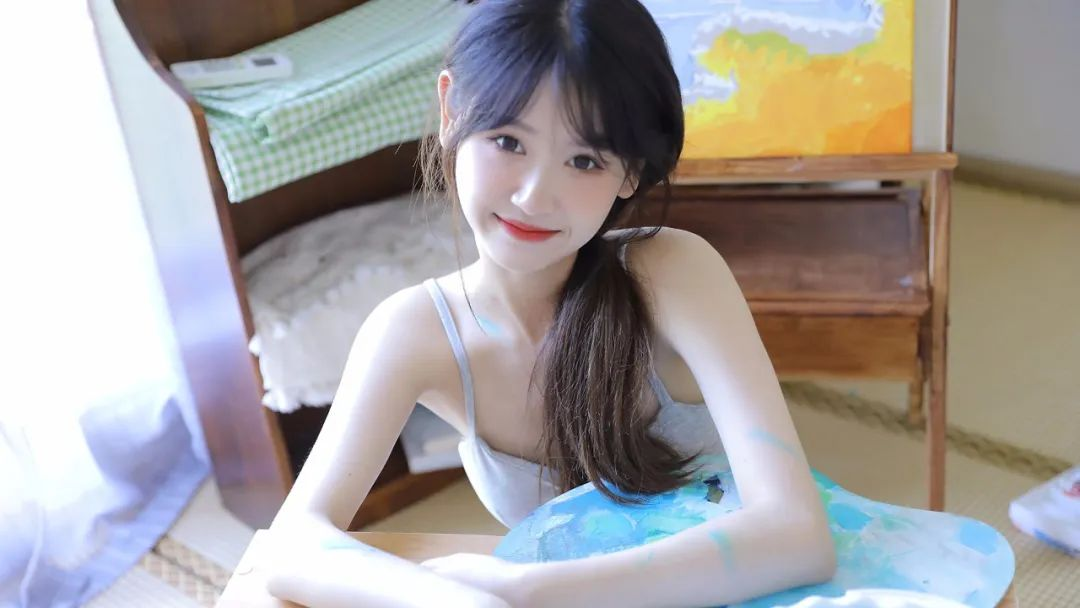
#> input picture OpenCV/10000.jpg, 1080 x 608 px
$ python 'Sobel算子.py'
#> lines starting #> are read from the running program, lines starting #| are printed output that depends on the picture
import cv2

image = cv2.imread('../10000.jpg')
#> image is the input picture: shape (608, 1080, 3); mean B, G, R 159.3, 160.5, 164.5

image_gray = cv2.cvtColor(image, cv2.COLOR_BGR2GRAY)
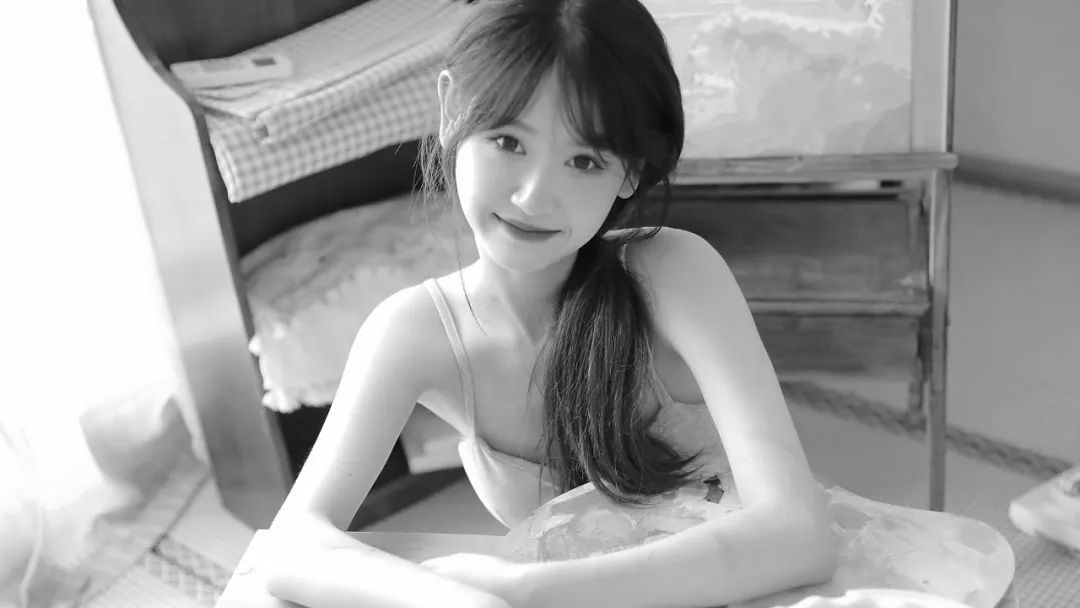
#> image_gray: shape (608, 1080); min 2, max 255, mean 161.6

image_sobel = cv2.Sobel(image_gray, -1, 0, 1)
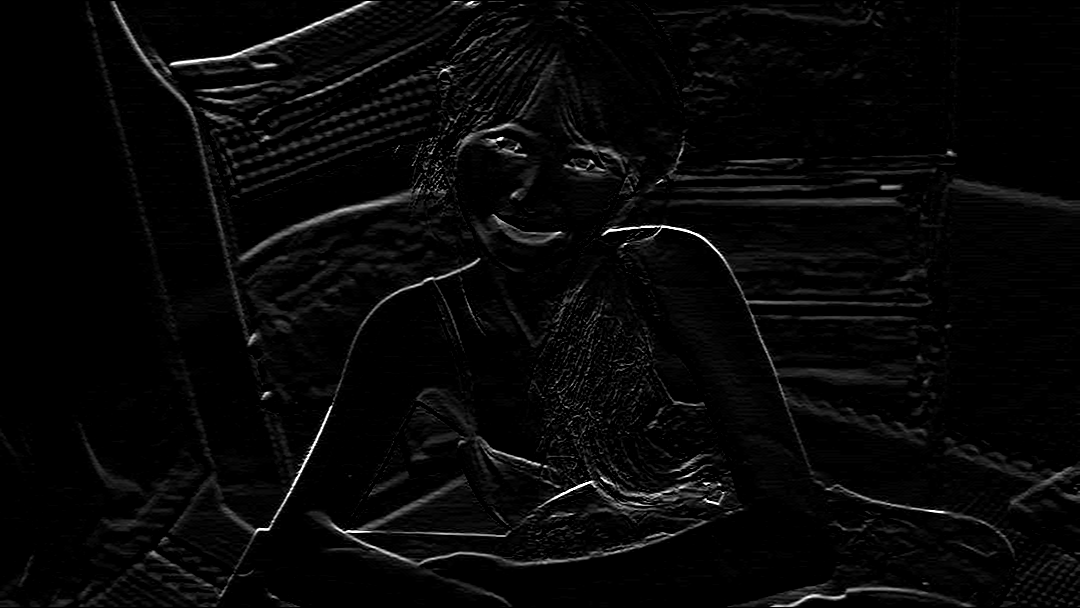
#> image_sobel: shape (608, 1080); min 0, max 255, mean 7.5

cv2.imshow('Sobel', image_sobel)
cv2.waitKey(0)

$ run again, with OpenCV/img.png saved as OpenCV/10000.jpg
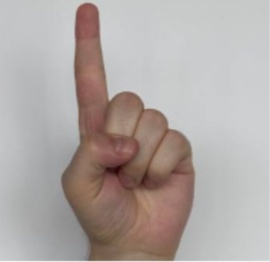
#> input picture OpenCV/img.png, 270 x 262 px
#> image is the input picture: shape (262, 270, 3); mean B, G, R 164.4, 167.4, 175.9
#> `image_gray = cv2.cvtColor(image, cv2.COLOR_BGR2GRAY)`:
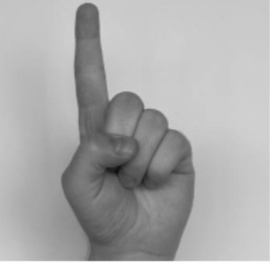
#> image_gray: shape (262, 270); min 15, max 248, mean 169.6
#> `image_sobel = cv2.Sobel(image_gray, -1, 0, 1)`:
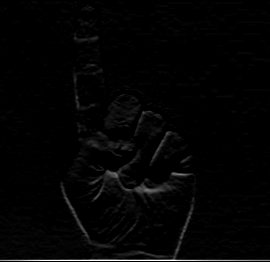
#> image_sobel: shape (262, 270); min 0, max 255, mean 3.8

$ run again, with OpenCV/img_1.png saved as OpenCV/10000.jpg
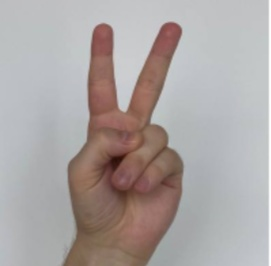
#> input picture OpenCV/img_1.png, 271 x 266 px
#> image is the input picture: shape (266, 271, 3); mean B, G, R 162.9, 164.3, 171.5
#> `image_gray = cv2.cvtColor(image, cv2.COLOR_BGR2GRAY)`:
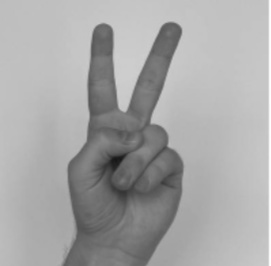
#> image_gray: shape (266, 271); min 22, max 255, mean 166.4
#> `image_sobel = cv2.Sobel(image_gray, -1, 0, 1)`:
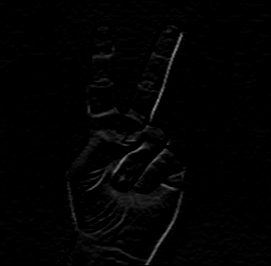
#> image_sobel: shape (266, 271); min 0, max 135, mean 2.8
